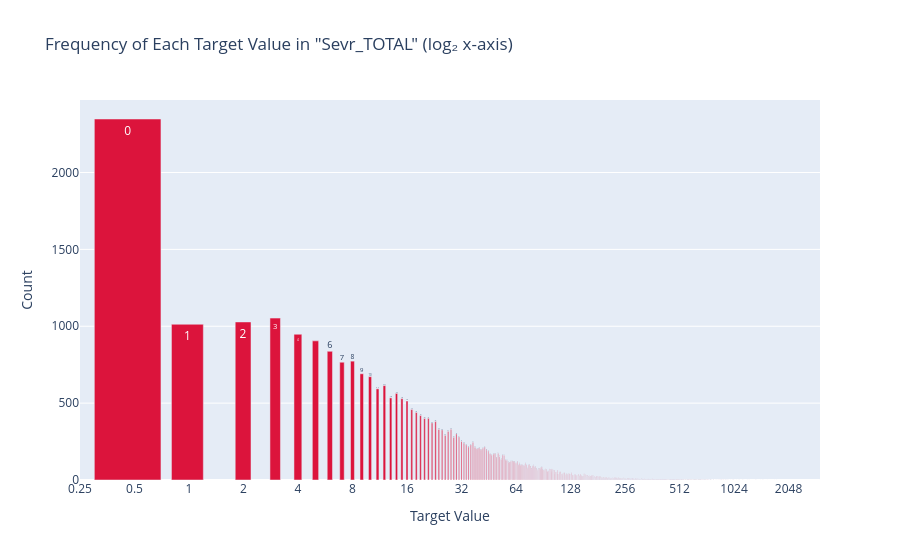

Source (notebook cell):
### Code cell
plot_log2_frequency(dataset, 'Sevr_TOTAL')

### Figure 1 — Plotly figure (JSON) as saved in the notebook; plotly's stock layout.template omitted (floating-point values rounded to 4 significant figures; data arrays with more than 128 entries replaced by an {"elided": "..."} marker saying what was removed)
{"data": [{"hovertemplate": "Value: %{text}<br>Count: %{y}<extra></extra>", "marker": {"color": "crimson"}, "text": {"elided": "678 str values"}, "type": "bar", "x": {"elided": "678 float values"}, "y": {"elided": "678 int values"}}], "layout": {"title": {"text": "Frequency of Each Target Value in \"Sevr_TOTAL\" (log₂ x-axis)"}, "xaxis": {"dtick": 0.301, "title": {"text": "Target Value"}, "type": "log"}, "yaxis": {"title": {"text": "Count"}}}}
